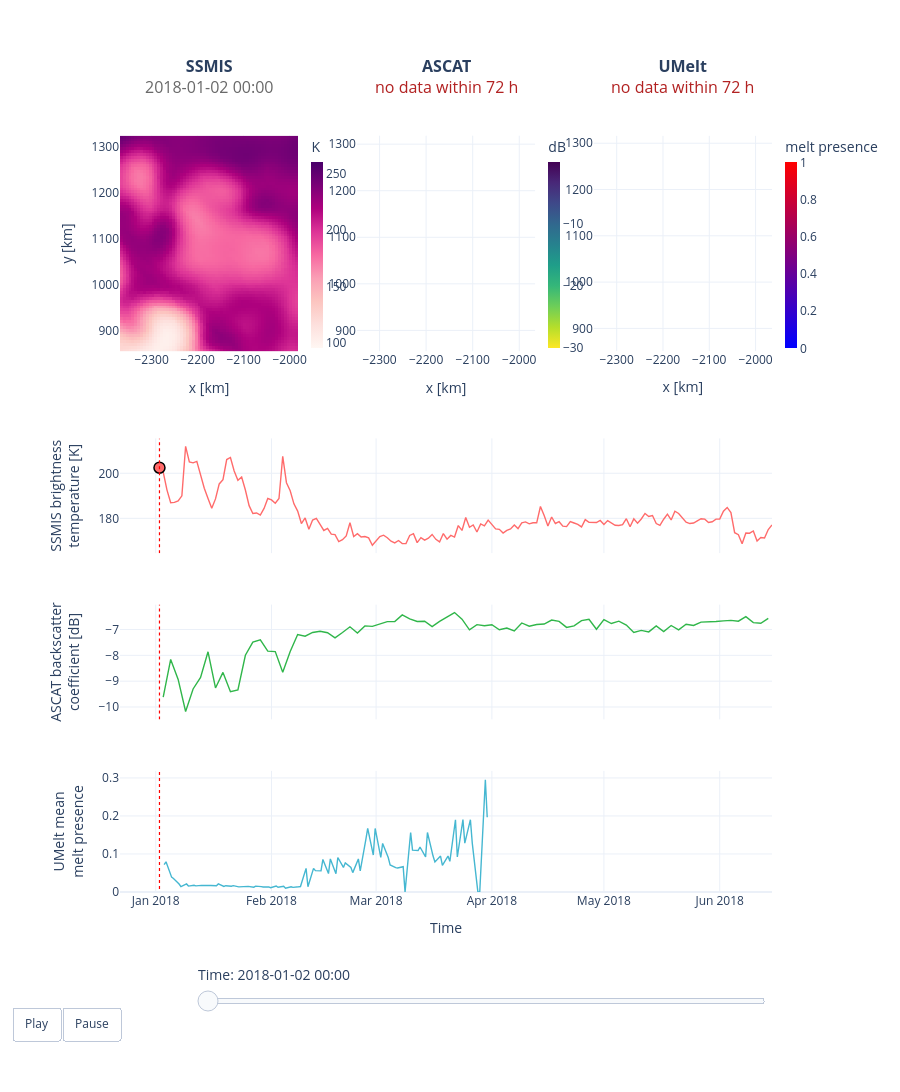

This figure's notebook cell:
### Markdown cell above
On the first row it shows two of the model's inputs, SSMIS and ASCAT, and the models's outpu, UMelt.   
Below, the timeseries shows the average value at the selected location for each timestep within the selected window.

The model actually gets a third input, a climatology obtained from Sentinel-1 average backscatter intensity over 
the years.  
 Since Sentinel-1 data are not provided by the API they are not reported here.

### Code cell
set_message("Running the U-Melt explorer...")
fig_explorer = build_umelt_explorer(ssmis_ds, ascat_ds, umelt_ds)
fig_explorer.show()

### Figure 1 — Plotly figure (JSON) as saved in the notebook; plotly's stock layout.template omitted (floating-point values rounded to 4 significant figures; data arrays with more than 128 entries replaced by an {"elided": "..."} marker saying what was removed)
{"data": [{"coloraxis": "coloraxis", "hoverongaps": false, "hovertemplate": "x %{x:.1f} km<br>y %{y:.1f} km<br>%{z:.3g} K<extra>SSMIS</extra>", "type": "heatmap", "x": [-2366.0, -2359.0, -2353.0, -2347.0, -2341.0, -2334.0, -2328.0, -2322.0, -2316.0, -2309.0, -2303.0, -2297.0, -2291.0, -2284.0, -2278.0, -2272.0, -2266.0, -2259.0, -2253.0, -2247.0, -2241.0, -2234.0, -2228.0, -2222.0, -2216.0, -2209.0, -2203.0, -2197.0, -2191.0, -2184.0, -2178.0, -2172.0, -2166.0, -2159.0, -2153.0, -2147.0, -2141.0, -2134.0, -2128.0, -2122.0, -2116.0, -2109.0, -2103.0, -2097.0, -2091.0, -2084.0, -2078.0, -2072.0, -2066.0, -2059.0, -2053.0, -2047.0, -2041.0, -2034.0, -2028.0, -2022.0, -2016.0, -2009.0, -2003.0, -1997.0, -1991.0, -1984.0], "xaxis": "x", "y": [1322.0, 1316.0, 1309.0, 1303.0, 1297.0, 1291.0, 1284.0, 1278.0, 1272.0, 1266.0, 1259.0, 1253.0, 1247.0, 1241.0, 1234.0, 1228.0, 1222.0, 1216.0, 1209.0, 1203.0, 1197.0, 1191.0, 1184.0, 1178.0, 1172.0, 1166.0, 1159.0, 1153.0, 1147.0, 1141.0, 1134.0, 1128.0, 1122.0, 1116.0, 1109.0, 1103.0, 1097.0, 1091.0, 1084.0, 1078.0, 1072.0, 1066.0, 1059.0, 1053.0, 1047.0, 1041.0, 1034.0, 1028.0, 1022.0, 1016.0, 1009.0, 1003.0, 996.9, 990.6, 984.4, 978.1, 971.9, 965.6, 959.4, 953.1, 946.9, 940.6, 934.4, 928.1, 921.9, 915.6, 909.4, 903.1, 896.9, 890.6, 884.4, 878.1, 871.9, 865.6, 859.4], "yaxis": "y", "z": {"elided": "75x62 float values"}}, {"coloraxis": "coloraxis2", "hoverongaps": false, "hovertemplate": "x %{x:.1f} km<br>y %{y:.1f} km<br>%{z:.3g} dB<extra>ASCAT</extra>", "type": "heatmap", "x": [-2344.0, -2335.0, -2326.0, -2318.0, -2309.0, -2300.0, -2291.0, -2282.0, -2273.0, -2264.0, -2255.0, -2246.0, -2237.0, -2229.0, -2220.0, -2211.0, -2202.0, -2193.0, -2184.0, -2175.0, -2166.0, -2157.0, -2148.0, -2140.0, -2131.0, -2122.0, -2113.0, -2104.0, -2095.0, -2086.0, -2077.0, -2068.0, -2059.0, -2051.0, -2042.0, -2033.0, -2024.0, -2015.0, -2006.0, -1997.0, -1988.0, -1979.0, -1970.0], "xaxis": "x2", "y": [1314.0, 1305.0, 1296.0, 1287.0, 1278.0, 1269.0, 1260.0, 1251.0, 1242.0, 1234.0, 1225.0, 1216.0, 1207.0, 1198.0, 1189.0, 1180.0, 1171.0, 1162.0, 1153.0, 1145.0, 1136.0, 1127.0, 1118.0, 1109.0, 1100.0, 1091.0, 1082.0, 1073.0, 1064.0, 1056.0, 1047.0, 1038.0, 1029.0, 1020.0, 1011.0, 1002.0, 993.3, 984.4, 975.5, 966.6, 957.7, 948.8, 939.9, 931.0, 922.1, 913.2, 904.3, 895.4, 886.5, 877.6, 868.7, 859.8], "yaxis": "y2", "z": {"elided": "52x43 float values"}}, {"coloraxis": "coloraxis3", "hoverongaps": false, "hovertemplate": "x %{x:.1f} km<br>y %{y:.1f} km<br>%{z:.3g} melt presence<extra>UMelt</extra>", "type": "heatmap", "x": [-2347.0, -2342.0, -2337.0, -2332.0, -2327.0, -2322.0, -2317.0, -2312.0, -2307.0, -2302.0, -2297.0, -2292.0, -2287.0, -2282.0, -2277.0, -2272.0, -2267.0, -2262.0, -2257.0, -2252.0, -2247.0, -2242.0, -2237.0, -2232.0, -2227.0, -2222.0, -2217.0, -2212.0, -2207.0, -2202.0, -2197.0, -2192.0, -2187.0, -2182.0, -2177.0, -2172.0, -2167.0, -2162.0, -2157.0, -2152.0, -2147.0, -2142.0, -2137.0, -2132.0, -2127.0, -2122.0, -2117.0, -2112.0, -2107.0, -2102.0, -2097.0, -2092.0, -2087.0, -2082.0, -2077.0, -2072.0, -2067.0, -2062.0, -2057.0, -2052.0, -2047.0, -2042.0, -2037.0, -2032.0, -2027.0, -2022.0, -2017.0, -2012.0, -2007.0, -2002.0, -1997.0, -1992.0, -1987.0, -1982.0, -1977.0, -1972.0, -1967.0], "xaxis": "x3", "y": [1314.0, 1308.0, 1304.0, 1298.0, 1294.0, 1288.0, 1284.0, 1278.0, 1274.0, 1268.0, 1264.0, 1258.0, 1254.0, 1248.0, 1244.0, 1238.0, 1234.0, 1228.0, 1224.0, 1218.0, 1214.0, 1208.0, 1204.0, 1198.0, 1194.0, 1188.0, 1184.0, 1178.0, 1174.0, 1168.0, 1164.0, 1158.0, 1154.0, 1148.0, 1144.0, 1138.0, 1134.0, 1128.0, 1124.0, 1118.0, 1114.0, 1108.0, 1104.0, 1098.0, 1094.0, 1088.0, 1084.0, 1078.0, 1074.0, 1068.0, 1064.0, 1058.0, 1054.0, 1048.0, 1044.0, 1038.0, 1034.0, 1028.0, 1024.0, 1018.0, 1014.0, 1008.0, 1004.0, 998.5, 993.5, 988.5, 983.5, 978.5, 973.5, 968.5, 963.5, 958.5, 953.5, 948.5, 943.5, 938.5, 933.5, 928.5, 923.5, 918.5, 913.5, 908.5, 903.5, 898.5, 893.5, 888.5, 883.5, 878.5, 873.5, 868.5, 863.5, 858.5, 853.5], "yaxis": "y3", "z": {"elided": "93x77 float values"}}, {"connectgaps": false, "hovertemplate": "%{x|%Y-%m-%d %H:%M}<br>%{y:.3g}<extra>SSMIS</extra>", "line": {"color": "#FF6B6B", "width": 1.4}, "mode": "lines", "type": "scatter", "x": {"elided": "165 str values"}, "xaxis": "x4", "y": {"elided": "165 float values"}, "yaxis": "y4"}, {"connectgaps": false, "hovertemplate": "%{x|%Y-%m-%d %H:%M}<br>%{y:.3g}<extra>ASCAT</extra>", "line": {"color": "#30B64A", "width": 1.4}, "mode": "lines", "type": "scatter", "x": ["2018-01-03T00:00:00", "2018-01-05T00:00:00", "2018-01-07T00:00:00", "2018-01-09T00:00:00", "2018-01-11T00:00:00", "2018-01-13T00:00:00", "2018-01-15T00:00:00", "2018-01-17T00:00:00", "2018-01-19T00:00:00", "2018-01-21T00:00:00", "2018-01-23T00:00:00", "2018-01-25T00:00:00", "2018-01-27T00:00:00", "2018-01-29T00:00:00", "2018-01-31T00:00:00", "2018-02-02T00:00:00", "2018-02-04T00:00:00", "2018-02-06T00:00:00", "2018-02-08T00:00:00", "2018-02-10T00:00:00", "2018-02-12T00:00:00", "2018-02-14T00:00:00", "2018-02-16T00:00:00", "2018-02-18T00:00:00", "2018-02-20T00:00:00", "2018-02-22T00:00:00", "2018-02-24T00:00:00", "2018-02-26T00:00:00", "2018-02-28T00:00:00", "2018-03-02T00:00:00", "2018-03-04T00:00:00", "2018-03-06T00:00:00", "2018-03-08T00:00:00", "2018-03-10T00:00:00", "2018-03-12T00:00:00", "2018-03-14T00:00:00", "2018-03-16T00:00:00", "2018-03-18T00:00:00", "2018-03-20T00:00:00", "2018-03-22T00:00:00", "2018-03-24T00:00:00", "2018-03-26T00:00:00", "2018-03-28T00:00:00", "2018-03-30T00:00:00", "2018-04-01T00:00:00", "2018-04-03T00:00:00", "2018-04-05T00:00:00", "2018-04-07T00:00:00", "2018-04-09T00:00:00", "2018-04-11T00:00:00", "2018-04-13T00:00:00", "2018-04-15T00:00:00", "2018-04-17T00:00:00", "2018-04-19T00:00:00", "2018-04-21T00:00:00", "2018-04-23T00:00:00", "2018-04-25T00:00:00", "2018-04-27T00:00:00", "2018-04-29T00:00:00", "2018-05-01T00:00:00", "2018-05-03T00:00:00", "2018-05-05T00:00:00", "2018-05-07T00:00:00", "2018-05-09T00:00:00", "2018-05-11T00:00:00", "2018-05-13T00:00:00", "2018-05-15T00:00:00", "2018-05-17T00:00:00", "2018-05-19T00:00:00", "2018-05-21T00:00:00", "2018-05-23T00:00:00", "2018-05-25T00:00:00", "2018-05-27T00:00:00", "2018-05-29T00:00:00", "2018-05-31T00:00:00", "2018-06-02T00:00:00", "2018-06-04T00:00:00", "2018-06-06T00:00:00", "2018-06-08T00:00:00", "2018-06-10T00:00:00", "2018-06-12T00:00:00", "2018-06-14T00:00:00"], "xaxis": "x5", "y": [-9.617, -8.156, -8.932, -10.17, -9.302, -8.855, -7.861, -9.262, -8.66, -9.407, -9.342, -7.997, -7.489, -7.402, -7.839, -7.853, -8.652, -7.849, -7.192, -7.257, -7.113, -7.067, -7.125, -7.321, -7.115, -6.894, -7.135, -6.858, -6.877, -6.78, -6.695, -6.692, -6.433, -6.584, -6.687, -6.677, -6.884, -6.686, -6.521, -6.342, -6.599, -7.009, -6.81, -6.854, -6.813, -7.007, -6.943, -7.054, -6.745, -6.87, -6.803, -6.786, -6.633, -6.685, -6.917, -6.861, -6.653, -6.605, -6.989, -6.613, -6.767, -6.677, -6.828, -7.117, -7.032, -7.091, -6.86, -7.082, -6.844, -7.013, -6.796, -6.841, -6.713, -6.714, -6.69, -6.665, -6.646, -6.676, -6.502, -6.73, -6.758, -6.566], "yaxis": "y5"}, {"connectgaps": false, "hovertemplate": "%{x|%Y-%m-%d %H:%M}<br>%{y:.3g}<extra>UMelt</extra>", "line": {"color": "#45B7D1", "width": 1.4}, "mode": "lines", "type": "scatter", "x": ["2018-01-03T06:00:00", "2018-01-03T18:00:00", "2018-01-05T06:00:00", "2018-01-05T18:00:00", "2018-01-07T06:00:00", "2018-01-07T18:00:00", "2018-01-09T06:00:00", "2018-01-09T18:00:00", "2018-01-11T06:00:00", "2018-01-11T18:00:00", "2018-01-13T06:00:00", "2018-01-13T18:00:00", "2018-01-15T06:00:00", "2018-01-15T18:00:00", "2018-01-17T06:00:00", "2018-01-17T18:00:00", "2018-01-19T06:00:00", "2018-01-19T18:00:00", "2018-01-21T06:00:00", "2018-01-21T18:00:00", "2018-01-23T06:00:00", "2018-01-23T18:00:00", "2018-01-25T06:00:00", "2018-01-25T18:00:00", "2018-01-27T06:00:00", "2018-01-27T18:00:00", "2018-01-29T06:00:00", "2018-01-29T18:00:00", "2018-01-31T06:00:00", "2018-01-31T18:00:00", "2018-02-02T06:00:00", "2018-02-02T18:00:00", "2018-02-04T06:00:00", "2018-02-04T18:00:00", "2018-02-06T06:00:00", "2018-02-06T18:00:00", "2018-02-08T06:00:00", "2018-02-08T18:00:00", "2018-02-10T06:00:00", "2018-02-10T18:00:00", "2018-02-12T06:00:00", "2018-02-12T18:00:00", "2018-02-14T06:00:00", "2018-02-14T18:00:00", "2018-02-16T06:00:00", "2018-02-16T18:00:00", "2018-02-18T06:00:00", "2018-02-18T18:00:00", "2018-02-20T06:00:00", "2018-02-20T18:00:00", "2018-02-22T06:00:00", "2018-02-22T18:00:00", "2018-02-24T06:00:00", "2018-02-24T18:00:00", "2018-02-26T06:00:00", "2018-02-26T18:00:00", "2018-02-28T06:00:00", "2018-02-28T18:00:00", "2018-03-02T06:00:00", "2018-03-02T18:00:00", "2018-03-04T06:00:00", "2018-03-04T18:00:00", "2018-03-06T06:00:00", "2018-03-06T18:00:00", "2018-03-08T06:00:00", "2018-03-08T18:00:00", "2018-03-10T06:00:00", "2018-03-10T18:00:00", "2018-03-12T06:00:00", "2018-03-12T18:00:00", "2018-03-14T06:00:00", "2018-03-14T18:00:00", "2018-03-16T06:00:00", "2018-03-16T18:00:00", "2018-03-18T06:00:00", "2018-03-18T18:00:00", "2018-03-20T06:00:00", "2018-03-20T18:00:00", "2018-03-22T06:00:00", "2018-03-22T18:00:00", "2018-03-24T06:00:00", "2018-03-24T18:00:00", "2018-03-26T06:00:00", "2018-03-26T18:00:00", "2018-03-28T06:00:00", "2018-03-28T18:00:00", "2018-03-30T06:00:00", "2018-03-30T18:00:00"], "xaxis": "x6", "y": [0.0719, 0.0794, 0.03904, 0.03548, 0.02106, 0.01401, 0.02114, 0.0156, 0.01777, 0.01622, 0.01746, 0.01778, 0.01746, 0.01723, 0.01659, 0.02131, 0.01448, 0.01657, 0.01521, 0.01679, 0.01344, 0.01371, 0.01301, 0.01473, 0.01268, 0.01553, 0.0142, 0.01317, 0.01331, 0.01124, 0.01585, 0.0125, 0.01484, 0.009766, 0.01373, 0.01219, 0.01373, 0.01437, 0.06225, 0.01369, 0.06223, 0.0561, 0.05568, 0.08579, 0.04846, 0.08694, 0.04799, 0.09082, 0.06463, 0.07672, 0.06465, 0.051, 0.08709, 0.05541, 0.1378, 0.1672, 0.09723, 0.1671, 0.09091, 0.1277, 0.0907, 0.07128, 0.06425, 0.06316, 0.06652, 0.0, 0.1566, 0.1101, 0.1093, 0.1184, 0.09233, 0.1566, 0.09447, 0.07885, 0.09451, 0.07018, 0.09447, 0.08071, 0.1901, 0.09206, 0.1903, 0.1287, 0.1902, 0.1286, 0.0, 0.0, 0.295, 0.1966], "yaxis": "y6"}, {"hoverinfo": "skip", "marker": {"color": "#FF6B6B", "line": {"color": "black", "width": 1.5}, "size": 11}, "mode": "markers", "type": "scatter", "x": ["2018-01-02T00:00:00"], "xaxis": "x4", "y": [202.5], "yaxis": "y4"}, {"hoverinfo": "skip", "marker": {"color": "#30B64A", "line": {"color": "black", "width": 1.5}, "size": 11}, "mode": "markers", "type": "scatter", "x": [null], "xaxis": "x5", "y": [null], "yaxis": "y5"}, {"hoverinfo": "skip", "marker": {"color": "#45B7D1", "line": {"color": "black", "width": 1.5}, "size": 11}, "mode": "markers", "type": "scatter", "x": [null], "xaxis": "x6", "y": [null], "yaxis": "y6"}, {"hoverinfo": "skip", "line": {"color": "red", "dash": "dot", "width": 1.2}, "mode": "lines", "type": "scatter", "x": ["2018-01-02T00:00:00", "2018-01-02T00:00:00"], "xaxis": "x4", "y": [164.6, 215.5], "yaxis": "y4"}, {"hoverinfo": "skip", "line": {"color": "red", "dash": "dot", "width": 1.2}, "mode": "lines", "type": "scatter", "x": ["2018-01-02T00:00:00", "2018-01-02T00:00:00"], "xaxis": "x5", "y": [-10.48, -6.035], "yaxis": "y5"}, {"hoverinfo": "skip", "line": {"color": "red", "dash": "dot", "width": 1.2}, "mode": "lines", "type": "scatter", "x": ["2018-01-02T00:00:00", "2018-01-02T00:00:00"], "xaxis": "x6", "y": [-0.0236, 0.3186], "yaxis": "y6"}, {"coloraxis": "coloraxis", "hoverinfo": "skip", "opacity": 0, "type": "heatmap", "x": [-2366.0, -2366.0], "xaxis": "x", "y": [1322.0], "yaxis": "y", "z": [[94.91, 260.2]]}, {"coloraxis": "coloraxis2", "hoverinfo": "skip", "opacity": 0, "type": "heatmap", "x": [-2344.0, -2344.0], "xaxis": "x2", "y": [1314.0], "yaxis": "y2", "z": [[-30.12, -0.1255]]}, {"coloraxis": "coloraxis3", "hoverinfo": "skip", "opacity": 0, "type": "heatmap", "x": [-2347, -2347.0], "xaxis": "x3", "y": [1314.0], "yaxis": "y3", "z": [[0, 1]]}], "layout": {"annotations": [{"font": {"size": 16}, "showarrow": false, "text": "<b>SSMIS</b><br><span style='color:dimgray'>2018-01-02 00:00</span>", "x": 0.1367, "xanchor": "center", "xref": "paper", "y": 1, "yanchor": "bottom", "yref": "paper"}, {"font": {"size": 16}, "showarrow": false, "text": "<b>ASCAT</b><br><span style='color:firebrick'>no data within 72 h</span>", "x": 0.5, "xanchor": "center", "xref": "paper", "y": 1, "yanchor": "bottom", "yref": "paper"}, {"font": {"size": 16}, "showarrow": false, "text": "<b>UMelt</b><br><span style='color:firebrick'>no data within 72 h</span>", "x": 0.8633, "xanchor": "center", "xref": "paper", "y": 1, "yanchor": "bottom", "yref": "paper"}], "coloraxis": {"cmax": 260.2, "cmin": 94.91, "colorbar": {"len": 0.2898, "thickness": 12, "title": {"text": "K"}, "x": 0.2783, "xanchor": "left", "y": 0.8189}, "colorscale": [[0, "rgb(255,247,243)"], [0.125, "rgb(253,224,221)"], [0.25, "rgb(252,197,192)"], [0.375, "rgb(250,159,181)"], [0.5, "rgb(247,104,161)"], [0.625, "rgb(221,52,151)"], [0.75, "rgb(174,1,126)"], [0.875, "rgb(122,1,119)"], [1, "rgb(73,0,106)"]], "reversescale": false}, "coloraxis2": {"cmax": -0.1255, "cmin": -30.12, "colorbar": {"len": 0.2898, "thickness": 12, "title": {"text": "dB"}, "x": 0.6417, "xanchor": "left", "y": 0.8189}, "colorscale": [[0, "#440154"], [0.1111, "#482878"], [0.2222, "#3e4989"], [0.3333, "#31688e"], [0.4444, "#26828e"], [0.5556, "#1f9e89"], [0.6667, "#35b779"], [0.7778, "#6ece58"], [0.8889, "#b5de2b"], [1, "#fde725"]], "reversescale": true}, "coloraxis3": {"cmax": 1, "cmin": 0, "colorbar": {"len": 0.2898, "thickness": 12, "title": {"text": "melt presence"}, "x": 1.005, "xanchor": "left", "y": 0.8189}, "colorscale": [[0, "rgb(0,0,255)"], [1, "rgb(255,0,0)"]], "reversescale": false}, "height": 1100, "margin": {"b": 200, "l": 80, "r": 120, "t": 100}, "meta": {"coarsen": {"ascat": 2, "ssmis": 1, "umelt": 10}, "reference": "union", "steps": 120}, "showlegend": false, "sliders": [{"active": 0, "currentvalue": {"font": {"color": "#2a3f5f", "size": 14}, "prefix": "Time: "}, "font": {"color": "rgba(0,0,0,0)"}, "len": 0.88, "pad": {"t": 70}, "steps": [{"args": [["0"], {"frame": {"duration": 0, "redraw": true}, "mode": "immediate", "transition": {"duration": 0}}], "label": "2018-01-02 00:00", "method": "animate"}, {"args": [["1"], {"frame": {"duration": 0, "redraw": true}, "mode": "immediate", "transition": {"duration": 0}}], "label": "2018-01-03 06:00", "method": "animate"}, {"args": [["2"], {"frame": {"duration": 0, "redraw": true}, "mode": "immediate", "transition": {"duration": 0}}], "label": "2018-01-04 00:00", "method": "animate"}, {"args": [["3"], {"frame": {"duration": 0, "redraw": true}, "mode": "immediate", "transition": {"duration": 0}}], "label": "2018-01-05 06:00", "method": "animate"}, {"args": [["4"], {"frame": {"duration": 0, "redraw": true}, "mode": "immediate", "transition": {"duration": 0}}], "label": "2018-01-06 00:00", "method": "animate"}, {"args": [["5"], {"frame": {"duration": 0, "redraw": true}, "mode": "immediate", "transition": {"duration": 0}}], "label": "2018-01-07 18:00", "method": "animate"}, {"args": [["6"], {"frame": {"duration": 0, "redraw": true}, "mode": "immediate", "transition": {"duration": 0}}], "label": "2018-01-09 00:00", "method": "animate"}, {"args": [["7"], {"frame": {"duration": 0, "redraw": true}, "mode": "immediate", "transition": {"duration": 0}}], "label": "2018-01-09 18:00", "method": "animate"}, {"args": [["8"], {"frame": {"duration": 0, "redraw": true}, "mode": "immediate", "transition": {"duration": 0}}], "label": "2018-01-11 00:00", "method": "animate"}, {"args": [["9"], {"frame": {"duration": 0, "redraw": true}, "mode": "immediate", "transition": {"duration": 0}}], "label": "2018-01-11 18:00", "method": "animate"}, {"args": [["10"], {"frame": {"duration": 0, "redraw": true}, "mode": "immediate", "transition": {"duration": 0}}], "label": "2018-01-13 00:00", "method": "animate"}, {"args": [["11"], {"frame": {"duration": 0, "redraw": true}, "mode": "immediate", "transition": {"duration": 0}}], "label": "2018-01-13 18:00", "method": "animate"}, {"args": [["12"], {"frame": {"duration": 0, "redraw": true}, "mode": "immediate", "transition": {"duration": 0}}], "label": "2018-01-15 00:00", "method": "animate"}, {"args": [["13"], {"frame": {"duration": 0, "redraw": true}, "mode": "immediate", "transition": {"duration": 0}}], "label": "2018-01-16 00:00", "method": "animate"}, {"args": [["14"], {"frame": {"duration": 0, "redraw": true}, "mode": "immediate", "transition": {"duration": 0}}], "label": "2018-01-17 06:00", "method": "animate"}, {"args": [["15"], {"frame": {"duration": 0, "redraw": true}, "mode": "immediate", "transition": {"duration": 0}}], "label": "2018-01-18 00:00", "method": "animate"}, {"args": [["16"], {"frame": {"duration": 0, "redraw": true}, "mode": "immediate", "transition": {"duration": 0}}], "label": "2018-01-19 06:00", "method": "animate"}, {"args": [["17"], {"frame": {"duration": 0, "redraw": true}, "mode": "immediate", "transition": {"duration": 0}}], "label": "2018-01-20 00:00", "method": "animate"}, {"args": [["18"], {"frame": {"duration": 0, "redraw": true}, "mode": "immediate", "transition": {"duration": 0}}], "label": "2018-01-21 06:00", "method": "animate"}, {"args": [["19"], {"frame": {"duration": 0, "redraw": true}, "mode": "immediate", "transition": {"duration": 0}}], "label": "2018-01-22 00:00", "method": "animate"}, {"args": [["20"], {"frame": {"duration": 0, "redraw": true}, "mode": "immediate", "transition": {"duration": 0}}], "label": "2018-01-23 06:00", "method": "animate"}, {"args": [["21"], {"frame": {"duration": 0, "redraw": true}, "mode": "immediate", "transition": {"duration": 0}}], "label": "2018-01-24 00:00", "method": "animate"}, {"args": [["22"], {"frame": {"duration": 0, "redraw": true}, "mode": "immediate", "transition": {"duration": 0}}], "label": "2018-01-25 18:00", "method": "animate"}, {"args": [["23"], {"frame": {"duration": 0, "redraw": true}, "mode": "immediate", "transition": {"duration": 0}}], "label": "2018-01-27 00:00", "method": "animate"}, {"args": [["24"], {"frame": {"duration": 0, "redraw": true}, "mode": "immediate", "transition": {"duration": 0}}], "label": "2018-01-27 18:00", "method": "animate"}, {"args": [["25"], {"frame": {"duration": 0, "redraw": true}, "mode": "immediate", "transition": {"duration": 0}}], "label": "2018-01-29 00:00", "method": "animate"}, {"args": [["26"], {"frame": {"duration": 0, "redraw": true}, "mode": "immediate", "transition": {"duration": 0}}], "label": "2018-01-29 18:00", "method": "animate"}, {"args": [["27"], {"frame": {"duration": 0, "redraw": true}, "mode": "immediate", "transition": {"duration": 0}}], "label": "2018-01-31 00:00", "method": "animate"}, {"args": [["28"], {"frame": {"duration": 0, "redraw": true}, "mode": "immediate", "transition": {"duration": 0}}], "label": "2018-01-31 18:00", "method": "animate"}, {"args": [["29"], {"frame": {"duration": 0, "redraw": true}, "mode": "immediate", "transition": {"duration": 0}}], "label": "2018-02-02 00:00", "method": "animate"}, {"args": [["30"], {"frame": {"duration": 0, "redraw": true}, "mode": "immediate", "transition": {"duration": 0}}], "label": "2018-02-03 00:00", "method": "animate"}, {"args": [["31"], {"frame": {"duration": 0, "redraw": true}, "mode": "immediate", "transition": {"duration": 0}}], "label": "2018-02-04 06:00", "method": "animate"}, {"args": [["32"], {"frame": {"duration": 0, "redraw": true}, "mode": "immediate", "transition": {"duration": 0}}], "label": "2018-02-05 00:00", "method": "animate"}, {"args": [["33"], {"frame": {"duration": 0, "redraw": true}, "mode": "immediate", "transition": {"duration": 0}}], "label": "2018-02-06 06:00", "method": "animate"}, {"args": [["34"], {"frame": {"duration": 0, "redraw": true}, "mode": "immediate", "transition": {"duration": 0}}], "label": "2018-02-07 00:00", "method": "animate"}, {"args": [["35"], {"frame": {"duration": 0, "redraw": true}, "mode": "immediate", "transition": {"duration": 0}}], "label": "2018-02-08 06:00", "method": "animate"}, {"args": [["36"], {"frame": {"duration": 0, "redraw": true}, "mode": "immediate", "transition": {"duration": 0}}], "label": "2018-02-09 00:00", "method": "animate"}, {"args": [["37"], {"frame": {"duration": 0, "redraw": true}, "mode": "immediate", "transition": {"duration": 0}}], "label": "2018-02-10 06:00", "method": "animate"}, {"args": [["38"], {"frame": {"duration": 0, "redraw": true}, "mode": "immediate", "transition": {"duration": 0}}], "label": "2018-02-11 00:00", "method": "animate"}, {"args": [["39"], {"frame": {"duration": 0, "redraw": true}, "mode": "immediate", "transition": {"duration": 0}}], "label": "2018-02-12 18:00", "method": "animate"}, {"args": [["40"], {"frame": {"duration": 0, "redraw": true}, "mode": "immediate", "transition": {"duration": 0}}], "label": "2018-02-14 00:00", "method": "animate"}, {"args": [["41"], {"frame": {"duration": 0, "redraw": true}, "mode": "immediate", "transition": {"duration": 0}}], "label": "2018-02-14 18:00", "method": "animate"}, {"args": [["42"], {"frame": {"duration": 0, "redraw": true}, "mode": "immediate", "transition": {"duration": 0}}], "label": "2018-02-16 00:00", "method": "animate"}, {"args": [["43"], {"frame": {"duration": 0, "redraw": true}, "mode": "immediate", "transition": {"duration": 0}}], "label": "2018-02-16 18:00", "method": "animate"}, {"args": [["44"], {"frame": {"duration": 0, "redraw": true}, "mode": "immediate", "transition": {"duration": 0}}], "label": "2018-02-18 00:00", "method": "animate"}, {"args": [["45"], {"frame": {"duration": 0, "redraw": true}, "mode": "immediate", "transition": {"duration": 0}}], "label": "2018-02-18 18:00", "method": "animate"}, {"args": [["46"], {"frame": {"duration": 0, "redraw": true}, "mode": "immediate", "transition": {"duration": 0}}], "label": "2018-02-20 00:00", "method": "animate"}, {"args": [["47"], {"frame": {"duration": 0, "redraw": true}, "mode": "immediate", "transition": {"duration": 0}}], "label": "2018-02-21 00:00", "method": "animate"}, {"args": [["48"], {"frame": {"duration": 0, "redraw": true}, "mode": "immediate", "transition": {"duration": 0}}], "label": "2018-02-22 06:00", "method": "animate"}, {"args": [["49"], {"frame": {"duration": 0, "redraw": true}, "mode": "immediate", "transition": {"duration": 0}}], "label": "2018-02-23 00:00", "method": "animate"}, {"args": [["50"], {"frame": {"duration": 0, "redraw": true}, "mode": "immediate", "transition": {"duration": 0}}], "label": "2018-02-24 06:00", "method": "animate"}, {"args": [["51"], {"frame": {"duration": 0, "redraw": true}, "mode": "immediate", "transition": {"duration": 0}}], "label": "2018-02-25 00:00", "method": "animate"}, {"args": [["52"], {"frame": {"duration": 0, "redraw": true}, "mode": "immediate", "transition": {"duration": 0}}], "label": "2018-02-26 06:00", "method": "animate"}, {"args": [["53"], {"frame": {"duration": 0, "redraw": true}, "mode": "immediate", "transition": {"duration": 0}}], "label": "2018-02-27 00:00", "method": "animate"}, {"args": [["54"], {"frame": {"duration": 0, "redraw": true}, "mode": "immediate", "transition": {"duration": 0}}], "label": "2018-02-28 06:00", "method": "animate"}, {"args": [["55"], {"frame": {"duration": 0, "redraw": true}, "mode": "immediate", "transition": {"duration": 0}}], "label": "2018-03-01 00:00", "method": "animate"}, {"args": [["56"], {"frame": {"duration": 0, "redraw": true}, "mode": "immediate", "transition": {"duration": 0}}], "label": "2018-03-02 18:00", "method": "animate"}, {"args": [["57"], {"frame": {"duration": 0, "redraw": true}, "mode": "immediate", "transition": {"duration": 0}}], "label": "2018-03-04 00:00", "method": "animate"}, {"args": [["58"], {"frame": {"duration": 0, "redraw": true}, "mode": "immediate", "transition": {"duration": 0}}], "label": "2018-03-04 18:00", "method": "animate"}, {"args": [["59"], {"frame": {"duration": 0, "redraw": true}, "mode": "immediate", "transition": {"duration": 0}}], "label": "2018-03-06 00:00", "method": "animate"}, {"args": [["60"], {"frame": {"duration": 0, "redraw": true}, "mode": "immediate", "transition": {"duration": 0}}], "label": "2018-03-06 18:00", "method": "animate"}, {"args": [["61"], {"frame": {"duration": 0, "redraw": true}, "mode": "immediate", "transition": {"duration": 0}}], "label": "2018-03-08 00:00", "method": "animate"}, {"args": [["62"], {"frame": {"duration": 0, "redraw": true}, "mode": "immediate", "transition": {"duration": 0}}], "label": "2018-03-08 18:00", "method": "animate"}, {"args": [["63"], {"frame": {"duration": 0, "redraw": true}, "mode": "immediate", "transition": {"duration": 0}}], "label": "2018-03-10 00:00", "method": "animate"}, {"args": [["64"], {"frame": {"duration": 0, "redraw": true}, "mode": "immediate", "transition": {"duration": 0}}], "label": "2018-03-11 00:00", "method": "animate"}, {"args": [["65"], {"frame": {"duration": 0, "redraw": true}, "mode": "immediate", "transition": {"duration": 0}}], "label": "2018-03-12 06:00", "method": "animate"}, {"args": [["66"], {"frame": {"duration": 0, "redraw": true}, "mode": "immediate", "transition": {"duration": 0}}], "label": "2018-03-13 00:00", "method": "animate"}, {"args": [["67"], {"frame": {"duration": 0, "redraw": true}, "mode": "immediate", "transition": {"duration": 0}}], "label": "2018-03-14 06:00", "method": "animate"}, {"args": [["68"], {"frame": {"duration": 0, "redraw": true}, "mode": "immediate", "transition": {"duration": 0}}], "label": "2018-03-15 00:00", "method": "animate"}, {"args": [["69"], {"frame": {"duration": 0, "redraw": true}, "mode": "immediate", "transition": {"duration": 0}}], "label": "2018-03-16 06:00", "method": "animate"}, {"args": [["70"], {"frame": {"duration": 0, "redraw": true}, "mode": "immediate", "transition": {"duration": 0}}], "label": "2018-03-17 00:00", "method": "animate"}, {"args": [["71"], {"frame": {"duration": 0, "redraw": true}, "mode": "immediate", "transition": {"duration": 0}}], "label": "2018-03-18 06:00", "method": "animate"}, {"args": [["72"], {"frame": {"duration": 0, "redraw": true}, "mode": "immediate", "transition": {"duration": 0}}], "label": "2018-03-19 00:00", "method": "animate"}, {"args": [["73"], {"frame": {"duration": 0, "redraw": true}, "mode": "immediate", "transition": {"duration": 0}}], "label": "2018-03-20 18:00", "method": "animate"}, {"args": [["74"], {"frame": {"duration": 0, "redraw": true}, "mode": "immediate", "transition": {"duration": 0}}], "label": "2018-03-22 00:00", "method": "animate"}, {"args": [["75"], {"frame": {"duration": 0, "redraw": true}, "mode": "immediate", "transition": {"duration": 0}}], "label": "2018-03-22 18:00", "method": "animate"}, {"args": [["76"], {"frame": {"duration": 0, "redraw": true}, "mode": "immediate", "transition": {"duration": 0}}], "label": "2018-03-24 00:00", "method": "animate"}, {"args": [["77"], {"frame": {"duration": 0, "redraw": true}, "mode": "immediate", "transition": {"duration": 0}}], "label": "2018-03-24 18:00", "method": "animate"}, {"args": [["78"], {"frame": {"duration": 0, "redraw": true}, "mode": "immediate", "transition": {"duration": 0}}], "label": "2018-03-26 00:00", "method": "animate"}, {"args": [["79"], {"frame": {"duration": 0, "redraw": true}, "mode": "immediate", "transition": {"duration": 0}}], "label": "2018-03-26 18:00", "method": "animate"}, {"args": [["80"], {"frame": {"duration": 0, "redraw": true}, "mode": "immediate", "transition": {"duration": 0}}], "label": "2018-03-28 00:00", "method": "animate"}, {"args": [["81"], {"frame": {"duration": 0, "redraw": true}, "mode": "immediate", "transition": {"duration": 0}}], "label": "2018-03-29 00:00", "method": "animate"}, {"args": [["82"], {"frame": {"duration": 0, "redraw": true}, "mode": "immediate", "transition": {"duration": 0}}], "label": "2018-03-30 06:00", "method": "animate"}, {"args": [["83"], {"frame": {"duration": 0, "redraw": true}, "mode": "immediate", "transition": {"duration": 0}}], "label": "2018-03-31 00:00", "method": "animate"}, {"args": [["84"], {"frame": {"duration": 0, "redraw": true}, "mode": "immediate", "transition": {"duration": 0}}], "label": "2018-04-02 00:00", "method": "animate"}, {"args": [["85"], {"frame": {"duration": 0, "redraw": true}, "mode": "immediate", "transition": {"duration": 0}}], "label": "2018-04-04 00:00", "method": "animate"}, {"args": [["86"], {"frame": {"duration": 0, "redraw": true}, "mode": "immediate", "transition": {"duration": 0}}], "label": "2018-04-06 00:00", "method": "animate"}, {"args": [["87"], {"frame": {"duration": 0, "redraw": true}, "mode": "immediate", "transition": {"duration": 0}}], "label": "2018-04-08 00:00", "method": "animate"}, {"args": [["88"], {"frame": {"duration": 0, "redraw": true}, "mode": "immediate", "transition": {"duration": 0}}], "label": "2018-04-10 00:00", "method": "animate"}, {"args": [["89"], {"frame": {"duration": 0, "redraw": true}, "mode": "immediate", "transition": {"duration": 0}}], "label": "2018-04-12 00:00", "method": "animate"}, {"args": [["90"], {"frame": {"duration": 0, "redraw": true}, "mode": "immediate", "transition": {"duration": 0}}], "label": "2018-04-15 00:00", "method": "animate"}, {"args": [["91"], {"frame": {"duration": 0, "redraw": true}, "mode": "immediate", "transition": {"duration": 0}}], "label": "2018-04-17 00:00", "method": "animate"}, {"args": [["92"], {"frame": {"duration": 0, "redraw": true}, "mode": "immediate", "transition": {"duration": 0}}], "label": "2018-04-19 00:00", "method": "animate"}, {"args": [["93"], {"frame": {"duration": 0, "redraw": true}, "mode": "immediate", "transition": {"duration": 0}}], "label": "2018-04-21 00:00", "method": "animate"}, {"args": [["94"], {"frame": {"duration": 0, "redraw": true}, "mode": "immediate", "transition": {"duration": 0}}], "label": "2018-04-23 00:00", "method": "animate"}, {"args": [["95"], {"frame": {"duration": 0, "redraw": true}, "mode": "immediate", "transition": {"duration": 0}}], "label": "2018-04-25 00:00", "method": "animate"}, {"args": [["96"], {"frame": {"duration": 0, "redraw": true}, "mode": "immediate", "transition": {"duration": 0}}], "label": "2018-04-27 00:00", "method": "animate"}, {"args": [["97"], {"frame": {"duration": 0, "redraw": true}, "mode": "immediate", "transition": {"duration": 0}}], "label": "2018-04-29 00:00", "method": "animate"}, {"args": [["98"], {"frame": {"duration": 0, "redraw": true}, "mode": "immediate", "transition": {"duration": 0}}], "label": "2018-05-02 00:00", "method": "animate"}, {"args": [["99"], {"frame": {"duration": 0, "redraw": true}, "mode": "immediate", "transition": {"duration": 0}}], "label": "2018-05-04 00:00", "method": "animate"}, {"args": [["100"], {"frame": {"duration": 0, "redraw": true}, "mode": "immediate", "transition": {"duration": 0}}], "label": "2018-05-06 00:00", "method": "animate"}, {"args": [["101"], {"frame": {"duration": 0, "redraw": true}, "mode": "immediate", "transition": {"duration": 0}}], "label": "2018-05-08 00:00", "method": "animate"}, {"args": [["102"], {"frame": {"duration": 0, "redraw": true}, "mode": "immediate", "transition": {"duration": 0}}], "label": "2018-05-10 00:00", "method": "animate"}, {"args": [["103"], {"frame": {"duration": 0, "redraw": true}, "mode": "immediate", "transition": {"duration": 0}}], "label": "2018-05-12 00:00", "method": "animate"}, {"args": [["104"], {"frame": {"duration": 0, "redraw": true}, "mode": "immediate", "transition": {"duration": 0}}], "label": "2018-05-14 00:00", "method": "animate"}, {"args": [["105"], {"frame": {"duration": 0, "redraw": true}, "mode": "immediate", "transition": {"duration": 0}}], "label": "2018-05-16 00:00", "method": "animate"}, {"args": [["106"], {"frame": {"duration": 0, "redraw": true}, "mode": "immediate", "transition": {"duration": 0}}], "label": "2018-05-18 00:00", "method": "animate"}, {"args": [["107"], {"frame": {"duration": 0, "redraw": true}, "mode": "immediate", "transition": {"duration": 0}}], "label": "2018-05-21 00:00", "method": "animate"}, {"args": [["108"], {"frame": {"duration": 0, "redraw": true}, "mode": "immediate", "transition": {"duration": 0}}], "label": "2018-05-23 00:00", "method": "animate"}, {"args": [["109"], {"frame": {"duration": 0, "redraw": true}, "mode": "immediate", "transition": {"duration": 0}}], "label": "2018-05-25 00:00", "method": "animate"}, {"args": [["110"], {"frame": {"duration": 0, "redraw": true}, "mode": "immediate", "transition": {"duration": 0}}], "label": "2018-05-27 00:00", "method": "animate"}, {"args": [["111"], {"frame": {"duration": 0, "redraw": true}, "mode": "immediate", "transition": {"duration": 0}}], "label": "2018-05-29 00:00", "method": "animate"}, {"args": [["112"], {"frame": {"duration": 0, "redraw": true}, "mode": "immediate", "transition": {"duration": 0}}], "label": "2018-05-31 00:00", "method": "animate"}, {"args": [["113"], {"frame": {"duration": 0, "redraw": true}, "mode": "immediate", "transition": {"duration": 0}}], "label": "2018-06-02 00:00", "method": "animate"}, {"args": [["114"], {"frame": {"duration": 0, "redraw": true}, "mode": "immediate", "transition": {"duration": 0}}], "label": "2018-06-04 00:00", "method": "animate"}, {"args": [["115"], {"frame": {"duration": 0, "redraw": true}, "mode": "immediate", "transition": {"duration": 0}}], "label": "2018-06-07 00:00", "method": "animate"}, {"args": [["116"], {"frame": {"duration": 0, "redraw": true}, "mode": "immediate", "transition": {"duration": 0}}], "label": "2018-06-09 00:00", "method": "animate"}, {"args": [["117"], {"frame": {"duration": 0, "redraw": true}, "mode": "immediate", "transition": {"duration": 0}}], "label": "2018-06-11 00:00", "method": "animate"}, {"args": [["118"], {"frame": {"duration": 0, "redraw": true}, "mode": "immediate", "transition": {"duration": 0}}], "label": "2018-06-13 00:00", "method": "animate"}, {"args": [["119"], {"frame": {"duration": 0, "redraw": true}, "mode": "immediate", "transition": {"duration": 0}}], "label": "2018-06-15 00:00", "method": "animate"}], "tickcolor": "rgba(0,0,0,0)", "ticklen": 0, "x": 0.12}], "updatemenus": [{"buttons": [{"args": [null, {"frame": {"duration": 150, "redraw": true}, "fromcurrent": true, "transition": {"duration": 0}}], "label": "Play", "method": "animate"}, {"args": [[null], {"frame": {"duration": 0, "redraw": false}, "mode": "immediate", "transition": {"duration": 0}}], "label": "Pause", "method": "animate"}], "direction": "left", "showactive": false, "type": "buttons", "x": 0, "y": -0.145}], "xaxis": {"anchor": "y", "constrain": "domain", "domain": [0, 0.2733], "range": [-2369.0, -1981.0], "title": {"text": "x [km]"}}, "xaxis2": {"anchor": "y2", "constrain": "domain", "domain": [0.3633, 0.6367], "range": [-2349.0, -1966.0], "title": {"text": "x [km]"}}, "xaxis3": {"anchor": "y3", "constrain": "domain", "domain": [0.7267, 1], "range": [-2350.0, -1964.0], "title": {"text": "x [km]"}}, "xaxis4": {"anchor": "y4", "domain": [0, 1], "matches": "x4", "showticklabels": false}, "xaxis5": {"anchor": "y5", "domain": [0, 1], "matches": "x4", "showticklabels": false}, "xaxis6": {"anchor": "y6", "domain": [0, 1], "matches": "x4", "showticklabels": true, "title": {"text": "Time"}}, "yaxis": {"anchor": "x", "constrain": "domain", "domain": [0.6378, 1], "range": [856.2, 1325], "scaleanchor": "x", "scaleratio": 1, "title": {"text": "y [km]"}}, "yaxis2": {"anchor": "x2", "constrain": "domain", "domain": [0.6378, 1], "range": [855.3, 1318.0], "scaleanchor": "x2", "scaleratio": 1}, "yaxis3": {"anchor": "x3", "constrain": "domain", "domain": [0.6378, 1], "range": [851, 1316], "scaleanchor": "x3", "scaleratio": 1}, "yaxis4": {"anchor": "x4", "domain": [0.4278, 0.5727], "range": [164.6, 215.5], "title": {"text": "SSMIS brightness<br>temperature [K]"}}, "yaxis5": {"anchor": "x5", "domain": [0.218, 0.3629], "range": [-10.48, -6.035], "title": {"text": "ASCAT backscatter<br>coefficient [dB]"}}, "yaxis6": {"anchor": "x6", "domain": [0, 0.153], "range": [0, 0.3186], "title": {"text": "UMelt mean<br>melt presence"}}}}
